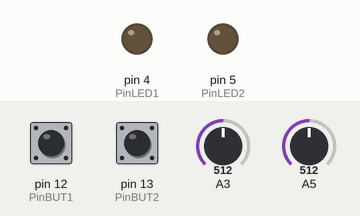
This sketch was run on a simulated Arduino Uno, built with avr-gcc and run on an emulated ATmega328P. Parts: output pins drawn as LEDs (lit = HIGH). The inputs (shaded band) are chosen by the test bench; at power-on: pin 13 (PinBUT2) LOW, A3 = 512, pin 12 (PinBUT1) LOW, A5 = 512. Random numbers use the default seed unless the sketch sets one.

Above: at 1.8 s.
1.9 s: pin 13 (PinBUT2) pulled HIGH for 0.15 s
At 3.1 s:
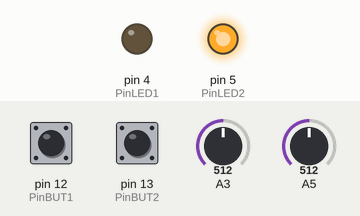
16.0 s: A3 set to 716
At 16.0 s:
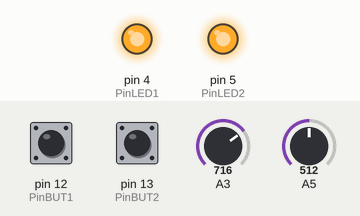
19.5 s: A3 set to 0
At 33.5 s:
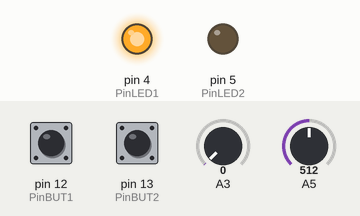
Timing chart, 0 to 35.2 s (numbered marks = the images above; inputs shaded):
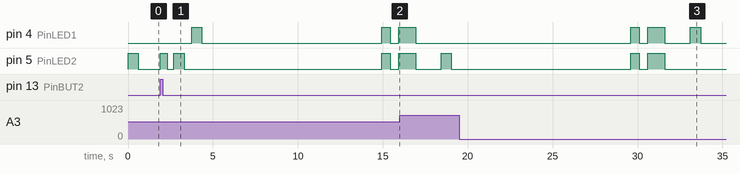

The sketch:

ArduinoSimonSays.ino
```cpp
/*ArduinoSimonSays v1.03
by JX Pan June 2014
email 736107120@qq.com
contact me before spreading thecode for any purpose
see DEMO here: http://v.youku.com/v_show/id_XNzIwOTE4NzI4.html
      or here: https://www.youtube.com/watch?v=dylmt4iHhME

havr fun
*/


//-----------------
//SETTINGS:
const int inPutWaitTime= 10000; //in ms, how long to wait for your input until ruled losing
const int PinLED1=4; //led1 has to be lower than led2
const int PinLED2=5;
const int PinBUT1=12; //button 1 works for led1
const int PinBUT2=13;
const int difficulty= 600; //the smaller the harder, but not lower than 63, cuz your eyes could not recognize the blinks then
const int buttonReactTime= 400; // the smaller, the faster you can input your answer.

//-----------------
//CODE:
int arrange [100];
int i;

void setup() {
  pinMode(PinLED1,OUTPUT);
  pinMode(PinLED2,OUTPUT);
  pinMode(PinBUT1,INPUT);
  pinMode(PinBUT2,INPUT);
}

void loop() {

  randomSeed(analogRead(3)*millis()/analogRead(5));
  arrange[i] = random(1,3);


  for(int n=0;arrange[n]>0;n++){
    digitalWrite(PinLED1-1+arrange[n],HIGH);
    digitalWrite(PinLED1+2-arrange[n],LOW);
    delay(difficulty);
    digitalWrite(3+arrange[n],LOW);
    delay(difficulty*0.75);
  }
  int answerN = 0;
  for (int n = 0; n<inPutWaitTime;n++){

    if(digitalRead(PinBUT1)==HIGH){
      if(arrange[answerN] ==1){
        flash(PinLED1,PinLED2,buttonReactTime);
        answerN ++;
        n=0;
      }
      else{
        loseRoutine();
        break;
      }
    }
    if(digitalRead(PinBUT2)==HIGH){
      if(arrange[answerN] ==2){
        flash(PinLED2,PinLED1,buttonReactTime);
        answerN ++;
        n=0;
      }
      else{
        loseRoutine();
        break;
      }
    }
    if (arrange[answerN]==0){
      delay(400);
      break;
    }
    if(n==inPutWaitTime-1){
      loseRoutine();
      break;
    }

    delay(1);
  }


  i++;
  if(i == 100){
    digitalWrite(PinLED1,HIGH);
    digitalWrite(PinLED2,HIGH);
    delay(1000);
    digitalWrite(PinLED1,LOW);
    digitalWrite(PinLED2,LOW);
    delay(1000);
    digitalWrite(PinLED1,HIGH);
    digitalWrite(PinLED2,HIGH);
    delay(1000);
    digitalWrite(PinLED1,LOW);
    digitalWrite(PinLED2,LOW);
    delay(1000);
    digitalWrite(PinLED1,HIGH);
    digitalWrite(PinLED2,HIGH);
    delay(5000);
    digitalWrite(PinLED1,LOW);
    digitalWrite(PinLED2,LOW);
    delay(2000);
  }
}


void flash(int pin, int pinToClose, int time){
  digitalWrite(pinToClose,LOW);
  digitalWrite(pin,HIGH);
  delay(time);
  digitalWrite(pin,LOW);
}

void loseRoutine(){
  digitalWrite(PinLED1,HIGH);
  digitalWrite(PinLED2,HIGH);
  delay(500);
  digitalWrite(PinLED1,LOW);
  digitalWrite(PinLED2,LOW);
  delay(500);
  digitalWrite(PinLED2,HIGH);
  digitalWrite(PinLED1,HIGH);
  delay(1000);
  digitalWrite(PinLED1,LOW);
  digitalWrite(PinLED2,LOW);
  delay(1500);
  i = -1;
  for(int times= 0; times<100;times++){
    arrange [times]=0;
  }
}
```
